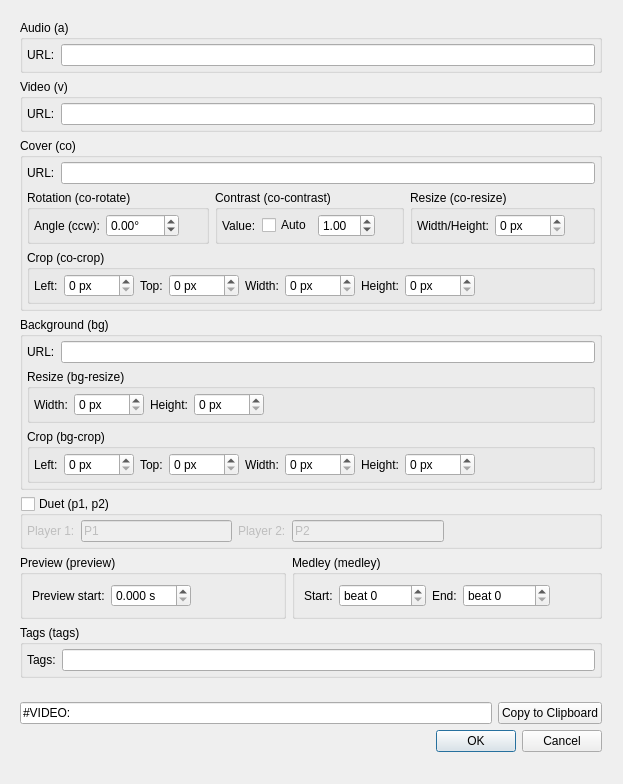
<?xml version="1.0" encoding="UTF-8"?>
<ui version="4.0">
 <class>Dialog</class>
 <widget class="QDialog" name="Dialog">
  <property name="geometry">
   <rect>
    <x>0</x>
    <y>0</y>
    <width>623</width>
    <height>784</height>
   </rect>
  </property>
  <property name="sizePolicy">
   <sizepolicy hsizetype="Preferred" vsizetype="Preferred">
    <horstretch>0</horstretch>
    <verstretch>0</verstretch>
   </sizepolicy>
  </property>
  <property name="minimumSize">
   <size>
    <width>0</width>
    <height>0</height>
   </size>
  </property>
  <property name="windowTitle">
   <string>Meta Tags</string>
  </property>
  <layout class="QVBoxLayout" name="verticalLayout">
   <item>
    <widget class="QScrollArea" name="scrollArea">
     <property name="sizePolicy">
      <sizepolicy hsizetype="Minimum" vsizetype="Minimum">
       <horstretch>0</horstretch>
       <verstretch>0</verstretch>
      </sizepolicy>
     </property>
     <property name="frameShape">
      <enum>QFrame::Shape::NoFrame</enum>
     </property>
     <property name="frameShadow">
      <enum>QFrame::Shadow::Plain</enum>
     </property>
     <property name="lineWidth">
      <number>0</number>
     </property>
     <property name="horizontalScrollBarPolicy">
      <enum>Qt::ScrollBarPolicy::ScrollBarAlwaysOff</enum>
     </property>
     <property name="widgetResizable">
      <bool>false</bool>
     </property>
     <widget class="QWidget" name="scrollAreaWidgetContents">
      <property name="geometry">
       <rect>
        <x>0</x>
        <y>0</y>
        <width>600</width>
        <height>750</height>
       </rect>
      </property>
      <property name="sizePolicy">
       <sizepolicy hsizetype="Minimum" vsizetype="Minimum">
        <horstretch>0</horstretch>
        <verstretch>0</verstretch>
       </sizepolicy>
      </property>
      <layout class="QVBoxLayout" name="verticalLayout_2">
       <property name="sizeConstraint">
        <enum>QLayout::SizeConstraint::SetNoConstraint</enum>
       </property>
       <item>
        <widget class="QGroupBox" name="audio">
         <property name="title">
          <string>Audio (a)</string>
         </property>
         <layout class="QVBoxLayout" name="verticalLayout_5">
          <property name="leftMargin">
           <number>4</number>
          </property>
          <property name="topMargin">
           <number>4</number>
          </property>
          <property name="rightMargin">
           <number>4</number>
          </property>
          <property name="bottomMargin">
           <number>4</number>
          </property>
          <item>
           <layout class="QHBoxLayout" name="audio_layout">
            <item>
             <widget class="QLabel" name="audio_label">
              <property name="text">
               <string>URL:</string>
              </property>
             </widget>
            </item>
            <item>
             <widget class="QLineEdit" name="audio_url"/>
            </item>
           </layout>
          </item>
         </layout>
        </widget>
       </item>
       <item>
        <widget class="QGroupBox" name="video">
         <property name="title">
          <string>Video (v)</string>
         </property>
         <layout class="QVBoxLayout" name="verticalLayout_4">
          <property name="leftMargin">
           <number>4</number>
          </property>
          <property name="topMargin">
           <number>4</number>
          </property>
          <property name="rightMargin">
           <number>4</number>
          </property>
          <property name="bottomMargin">
           <number>4</number>
          </property>
          <item>
           <layout class="QHBoxLayout" name="video_layout">
            <item>
             <widget class="QLabel" name="video_label">
              <property name="text">
               <string>URL:</string>
              </property>
             </widget>
            </item>
            <item>
             <widget class="QLineEdit" name="video_url"/>
            </item>
           </layout>
          </item>
         </layout>
        </widget>
       </item>
       <item>
        <widget class="QGroupBox" name="cover">
         <property name="title">
          <string>Cover (co)</string>
         </property>
         <layout class="QVBoxLayout" name="verticalLayout_6">
          <property name="spacing">
           <number>6</number>
          </property>
          <property name="leftMargin">
           <number>4</number>
          </property>
          <property name="topMargin">
           <number>4</number>
          </property>
          <property name="rightMargin">
           <number>4</number>
          </property>
          <property name="bottomMargin">
           <number>4</number>
          </property>
          <item>
           <layout class="QHBoxLayout" name="cover_url_layout">
            <item>
             <widget class="QLabel" name="cover_label">
              <property name="text">
               <string>URL:</string>
              </property>
             </widget>
            </item>
            <item>
             <widget class="QLineEdit" name="cover_url"/>
            </item>
           </layout>
          </item>
          <item>
           <layout class="QHBoxLayout" name="cover_rotate_contrast_resize_layout">
            <property name="bottomMargin">
             <number>0</number>
            </property>
            <item>
             <widget class="QGroupBox" name="groupBox_12">
              <property name="title">
               <string>Rotation (co-rotate)</string>
              </property>
              <layout class="QHBoxLayout" name="horizontalLayout_15">
               <property name="leftMargin">
                <number>4</number>
               </property>
               <property name="topMargin">
                <number>4</number>
               </property>
               <property name="rightMargin">
                <number>4</number>
               </property>
               <property name="bottomMargin">
                <number>4</number>
               </property>
               <item>
                <widget class="QLabel" name="rotation_label">
                 <property name="text">
                  <string>Angle (ccw):</string>
                 </property>
                </widget>
               </item>
               <item>
                <widget class="QDoubleSpinBox" name="cover_rotation">
                 <property name="suffix">
                  <string>°</string>
                 </property>
                 <property name="minimum">
                  <double>-360.000000000000000</double>
                 </property>
                 <property name="maximum">
                  <double>360.000000000000000</double>
                 </property>
                 <property name="singleStep">
                  <double>0.100000000000000</double>
                 </property>
                </widget>
               </item>
               <item>
                <spacer name="horizontalSpacer_10">
                 <property name="orientation">
                  <enum>Qt::Orientation::Horizontal</enum>
                 </property>
                 <property name="sizeHint" stdset="0">
                  <size>
                   <width>40</width>
                   <height>20</height>
                  </size>
                 </property>
                </spacer>
               </item>
              </layout>
             </widget>
            </item>
            <item>
             <widget class="QGroupBox" name="groupBox_14">
              <property name="title">
               <string>Contrast (co-contrast)</string>
              </property>
              <layout class="QHBoxLayout" name="horizontalLayout_19">
               <property name="leftMargin">
                <number>4</number>
               </property>
               <property name="topMargin">
                <number>4</number>
               </property>
               <property name="rightMargin">
                <number>4</number>
               </property>
               <property name="bottomMargin">
                <number>4</number>
               </property>
               <item>
                <widget class="QLabel" name="contrast_label">
                 <property name="text">
                  <string>Value:</string>
                 </property>
                </widget>
               </item>
               <item>
                <layout class="QHBoxLayout" name="horizontalLayout_3">
                 <item>
                  <widget class="QCheckBox" name="cover_contrast_auto">
                   <property name="text">
                    <string>Auto</string>
                   </property>
                  </widget>
                 </item>
                 <item>
                  <widget class="QDoubleSpinBox" name="cover_contrast">
                   <property name="singleStep">
                    <double>0.100000000000000</double>
                   </property>
                   <property name="value">
                    <double>1.000000000000000</double>
                   </property>
                  </widget>
                 </item>
                </layout>
               </item>
               <item>
                <spacer name="horizontalSpacer_12">
                 <property name="orientation">
                  <enum>Qt::Orientation::Horizontal</enum>
                 </property>
                 <property name="sizeHint" stdset="0">
                  <size>
                   <width>40</width>
                   <height>20</height>
                  </size>
                 </property>
                </spacer>
               </item>
              </layout>
             </widget>
            </item>
            <item>
             <widget class="QGroupBox" name="groupBox_13">
              <property name="title">
               <string>Resize (co-resize)</string>
              </property>
              <layout class="QHBoxLayout" name="horizontalLayout_16">
               <property name="leftMargin">
                <number>4</number>
               </property>
               <property name="topMargin">
                <number>4</number>
               </property>
               <property name="rightMargin">
                <number>4</number>
               </property>
               <property name="bottomMargin">
                <number>4</number>
               </property>
               <item>
                <widget class="QLabel" name="resize_label">
                 <property name="text">
                  <string>Width/Height:</string>
                 </property>
                </widget>
               </item>
               <item>
                <widget class="QSpinBox" name="cover_resize">
                 <property name="suffix">
                  <string> px</string>
                 </property>
                 <property name="minimum">
                  <number>0</number>
                 </property>
                 <property name="maximum">
                  <number>1920</number>
                 </property>
                 <property name="value">
                  <number>0</number>
                 </property>
                </widget>
               </item>
               <item>
                <spacer name="horizontalSpacer_11">
                 <property name="orientation">
                  <enum>Qt::Orientation::Horizontal</enum>
                 </property>
                 <property name="sizeHint" stdset="0">
                  <size>
                   <width>40</width>
                   <height>20</height>
                  </size>
                 </property>
                </spacer>
               </item>
              </layout>
             </widget>
            </item>
           </layout>
          </item>
          <item>
           <widget class="QGroupBox" name="cover_crop_group">
            <property name="title">
             <string>Crop (co-crop)</string>
            </property>
            <layout class="QHBoxLayout" name="horizontalLayout_2">
             <property name="leftMargin">
              <number>4</number>
             </property>
             <property name="topMargin">
              <number>4</number>
             </property>
             <property name="rightMargin">
              <number>4</number>
             </property>
             <property name="bottomMargin">
              <number>4</number>
             </property>
             <item>
              <widget class="QLabel" name="cover_crop_left_label">
               <property name="sizePolicy">
                <sizepolicy hsizetype="Minimum" vsizetype="Minimum">
                 <horstretch>0</horstretch>
                 <verstretch>0</verstretch>
                </sizepolicy>
               </property>
               <property name="text">
                <string>Left:</string>
               </property>
              </widget>
             </item>
             <item>
              <widget class="QSpinBox" name="cover_crop_left">
               <property name="suffix">
                <string> px</string>
               </property>
               <property name="maximum">
                <number>9999</number>
               </property>
              </widget>
             </item>
             <item>
              <widget class="QLabel" name="cover_crop_top_label">
               <property name="text">
                <string>Top:</string>
               </property>
              </widget>
             </item>
             <item>
              <widget class="QSpinBox" name="cover_crop_top">
               <property name="suffix">
                <string> px</string>
               </property>
               <property name="maximum">
                <number>9999</number>
               </property>
              </widget>
             </item>
             <item>
              <widget class="QLabel" name="cover_crop_width_label">
               <property name="text">
                <string>Width:</string>
               </property>
              </widget>
             </item>
             <item>
              <widget class="QSpinBox" name="cover_crop_width">
               <property name="suffix">
                <string> px</string>
               </property>
               <property name="maximum">
                <number>9999</number>
               </property>
              </widget>
             </item>
             <item>
              <widget class="QLabel" name="cover_crop_height_label">
               <property name="text">
                <string>Height:</string>
               </property>
              </widget>
             </item>
             <item>
              <widget class="QSpinBox" name="cover_crop_height">
               <property name="suffix">
                <string> px</string>
               </property>
               <property name="maximum">
                <number>9999</number>
               </property>
              </widget>
             </item>
             <item>
              <spacer name="horizontalSpacer_4">
               <property name="orientation">
                <enum>Qt::Orientation::Horizontal</enum>
               </property>
               <property name="sizeHint" stdset="0">
                <size>
                 <width>0</width>
                 <height>20</height>
                </size>
               </property>
              </spacer>
             </item>
            </layout>
           </widget>
          </item>
         </layout>
        </widget>
       </item>
       <item>
        <widget class="QGroupBox" name="background">
         <property name="title">
          <string>Background (bg)</string>
         </property>
         <layout class="QVBoxLayout" name="verticalLayout_7">
          <property name="leftMargin">
           <number>4</number>
          </property>
          <property name="topMargin">
           <number>4</number>
          </property>
          <property name="rightMargin">
           <number>4</number>
          </property>
          <property name="bottomMargin">
           <number>4</number>
          </property>
          <item>
           <layout class="QHBoxLayout" name="background_url_layout">
            <item>
             <widget class="QLabel" name="background_label">
              <property name="text">
               <string>URL:</string>
              </property>
             </widget>
            </item>
            <item>
             <widget class="QLineEdit" name="background_url"/>
            </item>
           </layout>
          </item>
          <item>
           <widget class="QGroupBox" name="background_resize_group">
            <property name="title">
             <string>Resize (bg-resize)</string>
            </property>
            <layout class="QHBoxLayout" name="horizontalLayout_9">
             <property name="leftMargin">
              <number>4</number>
             </property>
             <property name="topMargin">
              <number>4</number>
             </property>
             <property name="rightMargin">
              <number>4</number>
             </property>
             <property name="bottomMargin">
              <number>4</number>
             </property>
             <item>
              <widget class="QLabel" name="background_resize_width_label">
               <property name="text">
                <string>Width:</string>
               </property>
              </widget>
             </item>
             <item>
              <widget class="QSpinBox" name="background_resize_width">
               <property name="suffix">
                <string> px</string>
               </property>
               <property name="maximum">
                <number>9999</number>
               </property>
              </widget>
             </item>
             <item>
              <widget class="QLabel" name="label_22background_resize_height_label">
               <property name="text">
                <string>Height:</string>
               </property>
              </widget>
             </item>
             <item>
              <widget class="QSpinBox" name="background_resize_height">
               <property name="suffix">
                <string> px</string>
               </property>
               <property name="maximum">
                <number>9999</number>
               </property>
              </widget>
             </item>
             <item>
              <spacer name="horizontalSpacer_9">
               <property name="orientation">
                <enum>Qt::Orientation::Horizontal</enum>
               </property>
               <property name="sizeHint" stdset="0">
                <size>
                 <width>40</width>
                 <height>20</height>
                </size>
               </property>
              </spacer>
             </item>
            </layout>
           </widget>
          </item>
          <item>
           <widget class="QGroupBox" name="background_crop_group">
            <property name="title">
             <string>Crop (bg-crop)</string>
            </property>
            <layout class="QHBoxLayout" name="horizontalLayout_4">
             <property name="leftMargin">
              <number>4</number>
             </property>
             <property name="topMargin">
              <number>4</number>
             </property>
             <property name="rightMargin">
              <number>4</number>
             </property>
             <property name="bottomMargin">
              <number>4</number>
             </property>
             <item>
              <widget class="QLabel" name="background_crop_left_label">
               <property name="sizePolicy">
                <sizepolicy hsizetype="Minimum" vsizetype="Minimum">
                 <horstretch>0</horstretch>
                 <verstretch>0</verstretch>
                </sizepolicy>
               </property>
               <property name="text">
                <string>Left:</string>
               </property>
              </widget>
             </item>
             <item>
              <widget class="QSpinBox" name="background_crop_left">
               <property name="suffix">
                <string> px</string>
               </property>
               <property name="maximum">
                <number>9999</number>
               </property>
              </widget>
             </item>
             <item>
              <widget class="QLabel" name="background_crop_top_label">
               <property name="text">
                <string>Top:</string>
               </property>
              </widget>
             </item>
             <item>
              <widget class="QSpinBox" name="background_crop_top">
               <property name="suffix">
                <string> px</string>
               </property>
               <property name="maximum">
                <number>9999</number>
               </property>
              </widget>
             </item>
             <item>
              <widget class="QLabel" name="background_crop_width_label">
               <property name="text">
                <string>Width:</string>
               </property>
              </widget>
             </item>
             <item>
              <widget class="QSpinBox" name="background_crop_width">
               <property name="suffix">
                <string> px</string>
               </property>
               <property name="maximum">
                <number>9999</number>
               </property>
              </widget>
             </item>
             <item>
              <widget class="QLabel" name="background_crop_height_label">
               <property name="text">
                <string>Height:</string>
               </property>
              </widget>
             </item>
             <item>
              <widget class="QSpinBox" name="background_crop_height">
               <property name="suffix">
                <string> px</string>
               </property>
               <property name="maximum">
                <number>9999</number>
               </property>
              </widget>
             </item>
             <item>
              <spacer name="horizontalSpacer_8">
               <property name="orientation">
                <enum>Qt::Orientation::Horizontal</enum>
               </property>
               <property name="sizeHint" stdset="0">
                <size>
                 <width>385</width>
                 <height>20</height>
                </size>
               </property>
              </spacer>
             </item>
            </layout>
           </widget>
          </item>
         </layout>
        </widget>
       </item>
       <item>
        <widget class="QGroupBox" name="duet">
         <property name="sizePolicy">
          <sizepolicy hsizetype="Minimum" vsizetype="Minimum">
           <horstretch>0</horstretch>
           <verstretch>0</verstretch>
          </sizepolicy>
         </property>
         <property name="title">
          <string>Duet (p1, p2)</string>
         </property>
         <property name="checkable">
          <bool>true</bool>
         </property>
         <property name="checked">
          <bool>false</bool>
         </property>
         <layout class="QHBoxLayout" name="horizontalLayout_6">
          <property name="leftMargin">
           <number>4</number>
          </property>
          <property name="topMargin">
           <number>4</number>
          </property>
          <property name="rightMargin">
           <number>4</number>
          </property>
          <property name="bottomMargin">
           <number>4</number>
          </property>
          <item>
           <widget class="QLabel" name="duet_p1_label">
            <property name="sizePolicy">
             <sizepolicy hsizetype="Minimum" vsizetype="Minimum">
              <horstretch>0</horstretch>
              <verstretch>0</verstretch>
             </sizepolicy>
            </property>
            <property name="maximumSize">
             <size>
              <width>16777215</width>
              <height>26</height>
             </size>
            </property>
            <property name="text">
             <string>Player 1:</string>
            </property>
           </widget>
          </item>
          <item>
           <widget class="QLineEdit" name="duet_p1">
            <property name="text">
             <string>P1</string>
            </property>
           </widget>
          </item>
          <item>
           <widget class="QLabel" name="duet_p2_label">
            <property name="sizePolicy">
             <sizepolicy hsizetype="Minimum" vsizetype="Minimum">
              <horstretch>0</horstretch>
              <verstretch>0</verstretch>
             </sizepolicy>
            </property>
            <property name="maximumSize">
             <size>
              <width>16777215</width>
              <height>26</height>
             </size>
            </property>
            <property name="text">
             <string>Player 2:</string>
            </property>
           </widget>
          </item>
          <item>
           <widget class="QLineEdit" name="duet_p2">
            <property name="text">
             <string>P2</string>
            </property>
           </widget>
          </item>
          <item>
           <spacer name="horizontalSpacer_3">
            <property name="orientation">
             <enum>Qt::Orientation::Horizontal</enum>
            </property>
            <property name="sizeHint" stdset="0">
             <size>
              <width>40</width>
              <height>20</height>
             </size>
            </property>
           </spacer>
          </item>
         </layout>
        </widget>
       </item>
       <item>
        <layout class="QHBoxLayout" name="preview_medley">
         <item>
          <widget class="QGroupBox" name="preview">
           <property name="title">
            <string>Preview (preview)</string>
           </property>
           <layout class="QHBoxLayout" name="horizontalLayout_7">
            <item>
             <widget class="QLabel" name="preview_start_label">
              <property name="text">
               <string>Preview start:</string>
              </property>
             </widget>
            </item>
            <item>
             <widget class="QDoubleSpinBox" name="preview_start">
              <property name="prefix">
               <string/>
              </property>
              <property name="suffix">
               <string> s</string>
              </property>
              <property name="decimals">
               <number>3</number>
              </property>
              <property name="maximum">
               <double>999.990000000000009</double>
              </property>
             </widget>
            </item>
            <item>
             <spacer name="horizontalSpacer_2">
              <property name="orientation">
               <enum>Qt::Orientation::Horizontal</enum>
              </property>
              <property name="sizeHint" stdset="0">
               <size>
                <width>40</width>
                <height>20</height>
               </size>
              </property>
             </spacer>
            </item>
           </layout>
          </widget>
         </item>
         <item>
          <widget class="QGroupBox" name="medley">
           <property name="title">
            <string>Medley (medley)</string>
           </property>
           <layout class="QHBoxLayout" name="horizontalLayout_11">
            <item>
             <widget class="QLabel" name="medley_start_label">
              <property name="text">
               <string>Start:</string>
              </property>
             </widget>
            </item>
            <item>
             <widget class="QSpinBox" name="medley_start">
              <property name="suffix">
               <string/>
              </property>
              <property name="prefix">
               <string>beat </string>
              </property>
              <property name="maximum">
               <number>99999</number>
              </property>
             </widget>
            </item>
            <item>
             <widget class="QLabel" name="medley_end_label">
              <property name="text">
               <string>End:</string>
              </property>
             </widget>
            </item>
            <item>
             <widget class="QSpinBox" name="medley_end">
              <property name="prefix">
               <string>beat </string>
              </property>
              <property name="maximum">
               <number>99999</number>
              </property>
             </widget>
            </item>
            <item>
             <spacer name="horizontalSpacer_5">
              <property name="orientation">
               <enum>Qt::Orientation::Horizontal</enum>
              </property>
              <property name="sizeHint" stdset="0">
               <size>
                <width>40</width>
                <height>20</height>
               </size>
              </property>
             </spacer>
            </item>
           </layout>
          </widget>
         </item>
        </layout>
       </item>
       <item>
        <widget class="QGroupBox" name="tags_2">
         <property name="title">
          <string>Tags (tags)</string>
         </property>
         <layout class="QVBoxLayout" name="verticalLayout_3">
          <property name="leftMargin">
           <number>4</number>
          </property>
          <property name="topMargin">
           <number>4</number>
          </property>
          <property name="rightMargin">
           <number>4</number>
          </property>
          <property name="bottomMargin">
           <number>4</number>
          </property>
          <item>
           <layout class="QHBoxLayout" name="tags_layout">
            <item>
             <widget class="QLabel" name="tags_label">
              <property name="text">
               <string>Tags:</string>
              </property>
             </widget>
            </item>
            <item>
             <widget class="QLineEdit" name="tags"/>
            </item>
           </layout>
          </item>
         </layout>
        </widget>
       </item>
       <item>
        <spacer name="verticalSpacer">
         <property name="orientation">
          <enum>Qt::Orientation::Vertical</enum>
         </property>
         <property name="sizeType">
          <enum>QSizePolicy::Policy::Expanding</enum>
         </property>
         <property name="sizeHint" stdset="0">
          <size>
           <width>20</width>
           <height>40</height>
          </size>
         </property>
        </spacer>
       </item>
       <item>
        <layout class="QHBoxLayout" name="meta_tags">
         <item>
          <widget class="QLineEdit" name="output">
           <property name="text">
            <string>#VIDEO:</string>
           </property>
           <property name="readOnly">
            <bool>true</bool>
           </property>
          </widget>
         </item>
         <item>
          <widget class="QPushButton" name="button_copy_to_clipboard">
           <property name="text">
            <string>Copy to Clipboard</string>
           </property>
          </widget>
         </item>
        </layout>
       </item>
       <item>
        <widget class="QDialogButtonBox" name="buttonBox">
         <property name="orientation">
          <enum>Qt::Orientation::Horizontal</enum>
         </property>
         <property name="standardButtons">
          <set>QDialogButtonBox::StandardButton::Cancel|QDialogButtonBox::StandardButton::Ok</set>
         </property>
        </widget>
       </item>
      </layout>
     </widget>
    </widget>
   </item>
  </layout>
 </widget>
 <resources/>
 <connections>
  <connection>
   <sender>buttonBox</sender>
   <signal>accepted()</signal>
   <receiver>Dialog</receiver>
   <slot>accept()</slot>
   <hints>
    <hint type="sourcelabel">
     <x>248</x>
     <y>254</y>
    </hint>
    <hint type="destinationlabel">
     <x>157</x>
     <y>274</y>
    </hint>
   </hints>
  </connection>
  <connection>
   <sender>buttonBox</sender>
   <signal>rejected()</signal>
   <receiver>Dialog</receiver>
   <slot>reject()</slot>
   <hints>
    <hint type="sourcelabel">
     <x>316</x>
     <y>260</y>
    </hint>
    <hint type="destinationlabel">
     <x>286</x>
     <y>274</y>
    </hint>
   </hints>
  </connection>
 </connections>
</ui>
